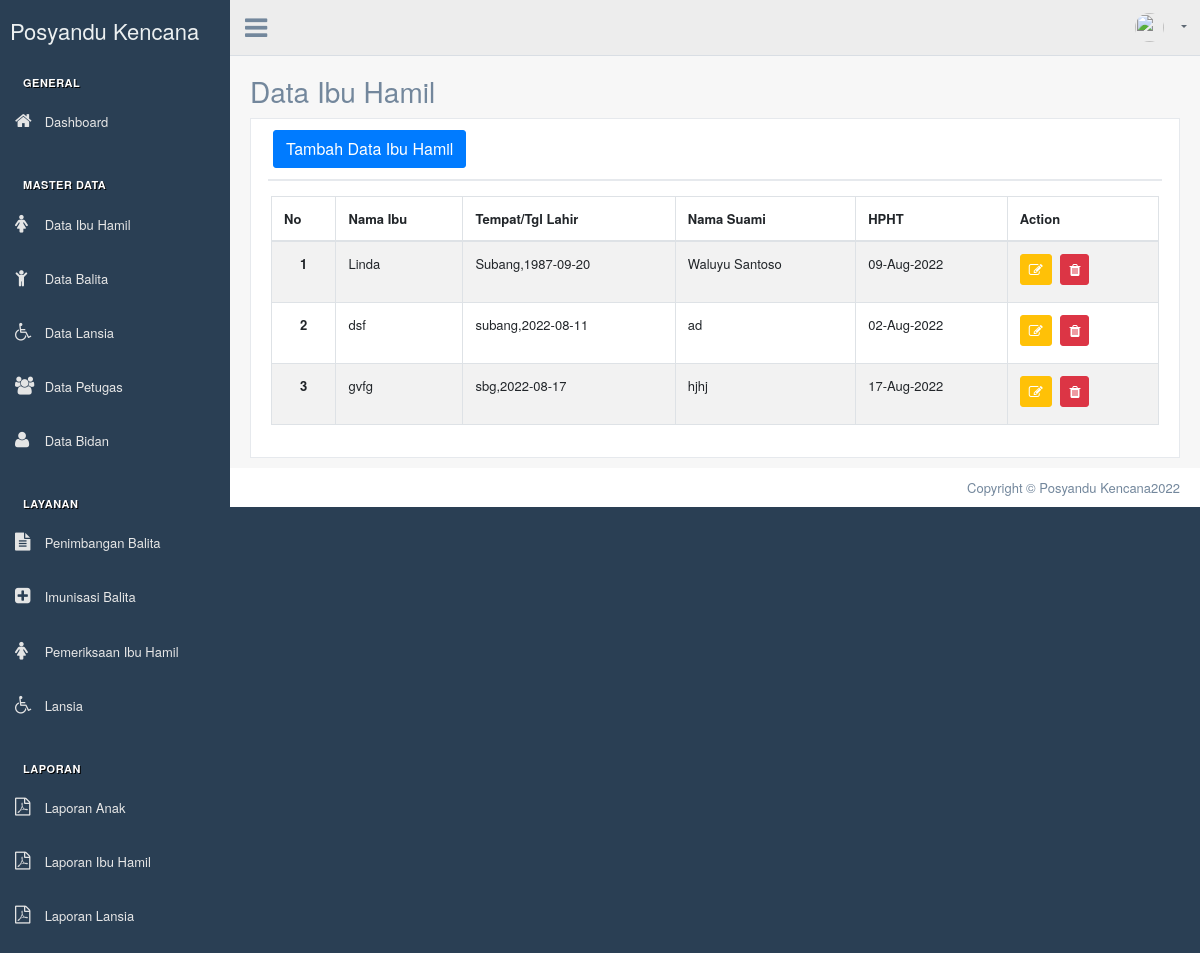
Page /index.php/ibu on the committed database.
### tables this page shows
CREATE TABLE `ibu` (
  `id_ibu` int(11) NOT NULL,
  `nama_ibu` varchar(50) NOT NULL,
  `tempat_lahir` varchar(30) NOT NULL,
  `tgl_lahir` date NOT NULL,
  `nama_suami` varchar(50) NOT NULL,
  `alamat` text NOT NULL,
  `no_tlp` varchar(13) NOT NULL,
  `hpht` varchar(200) NOT NULL
);

CREATE TABLE `layanan_ibu_hamil` (
  `id_tensi_ibu` int(11) NOT NULL,
  `ibu_id` int(11) NOT NULL,
  `usia_kandungan` varchar(200) NOT NULL,
  `bb` varchar(200) NOT NULL,
  `lingkar_perut` varchar(200) NOT NULL,
  `tgl_pemeriksaan` date NOT NULL,
  `tensi` double NOT NULL
);

### application/controllers/Ibu.php (called while the page is built, shortened)
<?php
class Ibu extends CI_Controller
{
    public function __construct()
    {
        $this->load->model('Ibu_model');
    }
    public function index()
    {
        $data['title'] = 'Data Ibu Hamil | Posyandu EH Indah';
        $data['user'] = $this->db->get_where('user', ['username' => $this->session->userdata('username')])->row_array();
        $data['ibu'] = $this->Ibu_model->getDataIbu();
        $this->load->view('templates/header-datatables', $data);
        $this->load->view('templates/sidebar');
        $this->load->view('templates/topbar', $data);
        $this->load->view('ibu/index', $data);
        $this->load->view('templates/footer-datatables');
    }
}

### index.php (called while the page is built, shortened)
<?php
require_once BASEPATH.'core/CodeIgniter.php';

### application/models/Ibu_model.php (called while the page is built, shortened)
<?php
class Ibu_model extends CI_Model {
    public function getDataIbu(){
        $this->db->select();
        $this->db->from('ibu as a');
        $this->db->join('layanan_ibu_hamil as b', 'a.id_ibu = b.ibu_id', 'left');
        $query = $this->db->get();
        return $query->result_array();
    }
}

### application/views/ibu/index.php (the view, shortened to what this page needs)
<div class="right_col" role="main">
    <div class="page-title">
        <div class="title_left">
            <h3>Data Ibu Hamil</h3>
        </div>
    </div>
    <div class="clearfix"></div>
    <div class="row">
        <div class="col-md-12 col-sm-12 ">
            <div class="x_panel">
                <div class="x_title">
                    <button type="button" class="btn btn-primary" data-toggle="modal" data-target="#addDataIbuModal">Tambah Data Ibu Hamil</button>
                </div>
                <div class="x_content">
                    <div class="row">
                        <div class="col-sm-12">
                            <div class="card-box table-responsive">
                                <table id="datatable" class="table table-striped table-bordered" style="width:100%">
                                    <thead>
                                        <tr>
                                            <th>No</th>
                                            <th>Nama Ibu</th>
                                            <th>Tempat/Tgl Lahir</th>
                                            <th>Nama Suami</th>
                                            <th>HPHT</th>
                                            <th>Action</th>
                                        </tr>
                                    </thead>
                                    <tbody>
                                        <?php $i = 1; ?>
                                        <?php foreach ($ibu as $b) : ?>
                                            <tr>
                                                <th scope="row">
                                                    <center><?= $i; ?></center>
                                                </th>
                                                <td><?= $b['nama_ibu']; ?></td>
                                                <td><?= $b['tempat_lahir'] . ',' . $b['tgl_lahir']; ?></td>
                                                <td><?= $b['nama_suami']; ?></td>
                                                <td><?= date("d-M-Y", strtotime($b['hpht'])) ?></td>
                                                <td>
                                                    <a data-toggle="modal" data-target="#editDataIbuModal<?= $b['id_ibu']; ?>" href="<?= base_url(); ?>ibu/updateDataIbu/<?= $b['id_ibu']; ?>" class="btn btn-warning btn-circle btn-sm" title="Edit">
                                                        <i class="fa fa-edit"></i>
                                                    </a>
                                                    <a data-toggle="tooltip" data-placement="bottom" href="<?= base_url(''); ?>ibu/deleteDataIbu/<?= $b['id_ibu']; ?>" class="btn btn-danger btn-circle btn-sm tbl-hapus" title="Delete">
                                                        <i class="fa fa-trash"></i>
                                                    </a>
                                                </td>
                                            </tr>
                                            <?php $i++; ?>
                                        <?php endforeach; ?>
                                    </tbody>
                                </table>
                            </div>
                        </div>
                    </div>
                </div>
            </div>
        </div>
    </div>
</div>

### application/views/templates/header-datatables.php (shortened to what this page needs)
<!DOCTYPE html>
<html lang="en">
<head>
    <link href="<?= base_url('vendors/bootstrap/dist/css/bootstrap.min.css') ?>" rel="stylesheet">
    <link href="<?= base_url('vendors/font-awesome/css/font-awesome.min.css') ?>" rel="stylesheet">
    <link href="<?= base_url('vendors/nprogress/nprogress.css') ?>" rel="stylesheet">
    <link href="<?= base_url('vendors/iCheck/skins/flat/green.css') ?>" rel="stylesheet">
    <link href="<?= base_url('vendors/datatables/dataTables.bootstrap4.min.css') ?>" rel="stylesheet">
    <link href="<?= base_url('build/css/custom.min.css') ?>" rel="stylesheet">
</head>
<body class="nav-md">
    <div class="container body">
        <div class="main_container">

### application/views/templates/sidebar.php (shortened to what this page needs)
<div class="col-md-3 left_col sidebar_fixed">
    <div class="left_col scroll-view">
        <div class="navbar nav_title" style="border: 0;">
            <a class="site_title"></i> <span>Posyandu Kencana</span></a>
        </div>
        <br />
        <div id="sidebar-menu" class="main_menu_side hidden-print main_menu">
            <div class="menu_section">
                <h3>General</h3>
                <ul class="nav side-menu">
                    <li><a href="<?= base_url('dashboard/petugas') ?>"><i class="fa fa-home"></i> Dashboard</a>
                    </li>
                </ul>
            </div>
            <div class="menu_section">
                <h3>Master Data</h3>
                <ul class="nav side-menu">
                    <li><a href="<?= base_url('ibu') ?>"><i class="fa fa-female"></i> Data Ibu Hamil</a>
                    </li>
                </ul>
                <ul class="nav side-menu">
                    <li><a href="<?= base_url('anak') ?>"><i class="fa fa-child"></i> Data Balita</a>
                    </li>
                </ul>
                <ul class="nav side-menu">
                    <li><a href="<?= base_url('lansia') ?>"><i class="fa fa-wheelchair"></i> Data Lansia</a>
                    </li>
                </ul>
                <ul class="nav side-menu">
                    <li><a href="<?= base_url('petugas') ?>"><i class="fa fa-users"></i> Data Petugas</a>
                    </li>
                </ul>
                <ul class="nav side-menu">
                    <li><a href="<?= base_url('bidan') ?>"><i class="fa fa-user"></i> Data Bidan</a>
                    </li>
                </ul>
            </div>
            <div class="menu_section">
                <h3>Layanan</h3>
                <ul class="nav side-menu">
                    <li><a href="<?= base_url('penimbangan_anak/index') ?>"><i class="fa fa-file-text"></i> Penimbangan Balita</a>
                    </li>
                </ul>
                <ul class="nav side-menu">
                    <li><a href="<?= base_url('imunisasi_anak/index') ?>"><i class="fa fa-plus-square"></i> Imunisasi Balita</a>
                    </li>
                </ul>
                <ul class="nav side-menu">
                    <li><a href="<?= base_url('ibu/pemeriksaanibuhamil') ?>"><i class="fa fa-female"></i> Pemeriksaan Ibu Hamil</a>
                    </li>
                </ul>
                <ul class="nav side-menu">
                    <li><a href="<?= base_url('lansia/pemeriksaanlansia') ?>"><i class="fa fa-wheelchair"></i> Lansia</a>
                    </li>
                </ul>
            </div>
            <div class="menu_section">
                <h3>Laporan</h3>
                <ul class="nav side-menu">
                    <li><a href="<?= base_url('laporan_anak/index') ?>"><i class="fa fa-file-pdf-o"></i> Laporan Anak</a>
                    </li>
                </ul>
                <ul class="nav side-menu">
                    <li><a href="<?= base_url('ibu/laporan') ?>"><i class="fa fa-file-pdf-o"></i> Laporan Ibu Hamil</a>
                    </li>
                </ul>
                <ul class="nav side-menu">
                    <li><a href="<?= base_url('lansia/laporan') ?>"><i class="fa fa-file-pdf-o"></i> Laporan Lansia</a>
                    </li>
                </ul>
            </div>
        </div>
    </div>
</div>

### application/views/templates/topbar.php (shortened to what this page needs)
<div class="top_nav">
    <div class="nav_menu">
        <div class="nav toggle">
            <a id="menu_toggle"><i class="fa fa-bars"></i></a>
        </div>
        <nav class="nav navbar-nav">
            <ul class=" navbar-right">
                <li class="nav-item dropdown open" style="padding-left: 15px;">
                    <a href="javascript:;" class="user-profile dropdown-toggle" aria-haspopup="true" id="navbarDropdown" data-toggle="dropdown" aria-expanded="false">
                        <img src="<?= base_url('build/img/profile/') . $user['image']; ?>" alt=""><?= $user['name']; ?>
                    </a>
                </li>
            </ul>
        </nav>
    </div>
</div>

### application/views/templates/footer-datatables.php (shortened to what this page needs)
</div>
<footer>
	<div class="pull-right">
		<span>Copyright &copy; Posyandu Kencana<?= date('Y'); ?></span>
	</div>
	<div class="clearfix"></div>
</footer>
</div>
</body>
</html>

### rows in the picture
ibu: nama_ibu "Linda", tempat_lahir "Subang", tgl_lahir "1987-09-20", nama_suami "Waluyu Santoso", hpht "09-Aug-2022"
layanan_ibu_hamil: ibu.nama_ibu "dsf", ibu.tempat_lahir "subang", ibu.tgl_lahir "2022-08-11", ibu.nama_suami "ad", ibu.hpht "02-Aug-2022"
ibu: nama_ibu "gvfg", tempat_lahir "sbg", tgl_lahir "2022-08-17", nama_suami "hjhj", hpht "17-Aug-2022"
